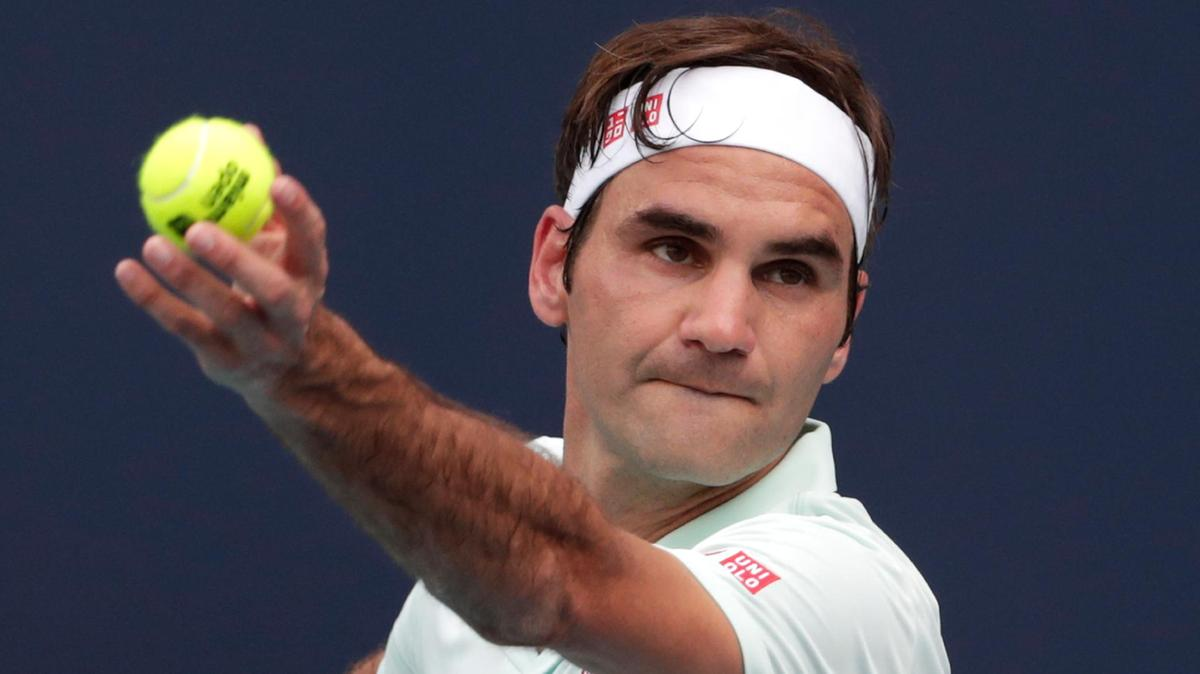
#> input picture client/images/Roger.jpg, 1200 x 674 px; its folder holds only this picture in this run
$ python -i util.py   (imports and definitions only)
#> lines starting #> are read from the running program, lines starting #| are printed output that depends on the picture
import warnings
# [1 line not run here, left out]

import os
import joblib
import json
import numpy as np
import base64
import cv2
from wavelet import w2d
import warnings

# Suppress specific sklearn warnings
# [1 line not run here, left out]

# Initialize global variables
__class_name_to_number = {}
__class_number_to_name = {}

__model = None

# Define function to classify image
def classify_image(image_base64_data, file_path=None):
    imgs = get_cropped_image_if_2_eyes(file_path, image_base64_data)

    result = []
    for img in imgs:
        scalled_raw_img = cv2.resize(img, (32, 32))
        img_har = w2d(img, 'db1', 5)
        scalled_img_har = cv2.resize(img_har, (32, 32))
        combined_img = np.vstack((scalled_raw_img.reshape(32 * 32 * 3, 1), scalled_img_har.reshape(32 * 32, 1)))

        len_image_array = 32 * 32 * 3 + 32 * 32

        final = combined_img.reshape(1, len_image_array).astype(float)
        result.append({
            'class': class_number_to_name(__model.predict(final)[0]),
            'class_probability': np.around(__model.predict_proba(final) * 100, 2).tolist()[0],
            'class_dictionary': __class_name_to_number
        })

    return result

# Define function to convert class number to name
def class_number_to_name(class_num):
    return __class_number_to_name[class_num]

# Define function to load saved artifacts
def load_saved_artifacts():
    print("loading saved artifacts...start")
    global __class_name_to_number
    global __class_number_to_name

    script_dir = os.path.dirname(__file__)
    artifacts_dir = os.path.join(script_dir, 'artifacts')

    class_dict_path = os.path.join(artifacts_dir, 'class_dictionary.json')
    model_path = os.path.join(artifacts_dir, 'saved_model.pkl')

    # Debugging print statements
    print(f"Class dictionary path: {class_dict_path}")
    print(f"Model path: {model_path}")

    with open(class_dict_path, "r") as f:
        __class_name_to_number = json.load(f)
        __class_number_to_name = {v: k for k, v in __class_name_to_number.items()}

    global __model
    if __model is None:
        with open(model_path, 'rb') as f:
            __model = joblib.load(f)
    print("loading saved artifacts...done")

# Define function to get CV2 image from base64 string
def get_cv2_image_from_base64_string(b64str):
    encoded_data = b64str.split(',')[1]
    nparr = np.frombuffer(base64.b64decode(encoded_data), np.uint8)
    img = cv2.imdecode(nparr, cv2.IMREAD_COLOR)
    return img

# Define function to get cropped image if two eyes are detected
def get_cropped_image_if_2_eyes(image_path, image_base64_data):
    face_cascade = cv2.CascadeClassifier("C:\\Users\\Paulu wilson\\Desktop\\college\\machine_learning\\Real_life\\classification\\server\\opencv\\haar_cascade\\haarcascade_frontalface_default.xml")
    eye_cascade = cv2.CascadeClassifier("C:\\Users\\Paulu wilson\\Desktop\\college\\machine_learning\\Real_life\\classification\\server\\opencv\\haar_cascade\\haarcascade_eye.xml")

    if image_path:
        img = cv2.imread(image_path)
    else:
        img = get_cv2_image_from_base64_string(image_base64_data)

    gray = cv2.cvtColor(img, cv2.COLOR_BGR2GRAY)
    faces = face_cascade.detectMultiScale(gray, 1.3, 5)

    cropped_faces = []
    for (x, y, w, h) in faces:
        roi_gray = gray[y: y + h, x: x + w]
        roi_color = img[y: y + h, x: x + w]
        eyes = eye_cascade.detectMultiScale(roi_gray)
        if len(eyes) >= 2:
            cropped_faces.append(roi_color)
    return cropped_faces

# Define function to get base64 test image for Messi
def get_b64_test_image_for_messi():
    script_dir = os.path.dirname(__file__)
    b64_path = os.path.join(script_dir, 'b64.txt')
    with open(b64_path) as f:
        return f.read()

# Main execution
# [3 lines not run here, left out]

>>> import cv2
>>> picture = cv2.imread('../client/images/Roger.jpg', cv2.IMREAD_GRAYSCALE)
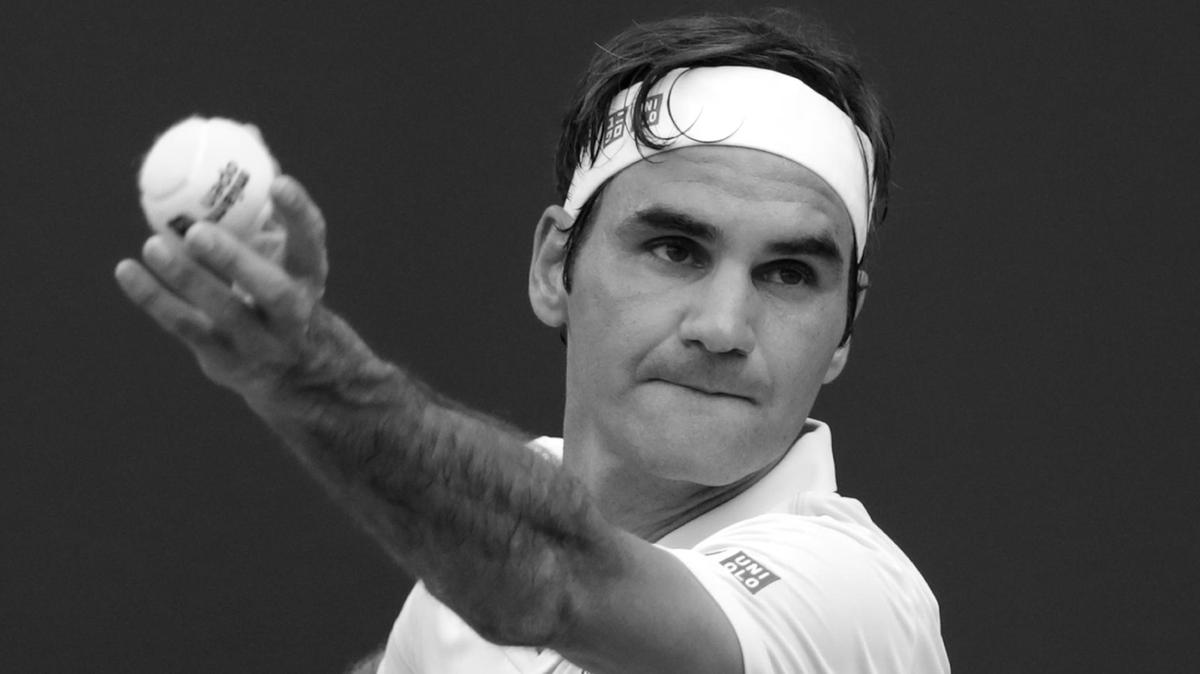
#> picture: shape (674, 1200); min 0, max 255, mean 76.3
#> (the run stopped early here; a loop or call above may not have finished)
